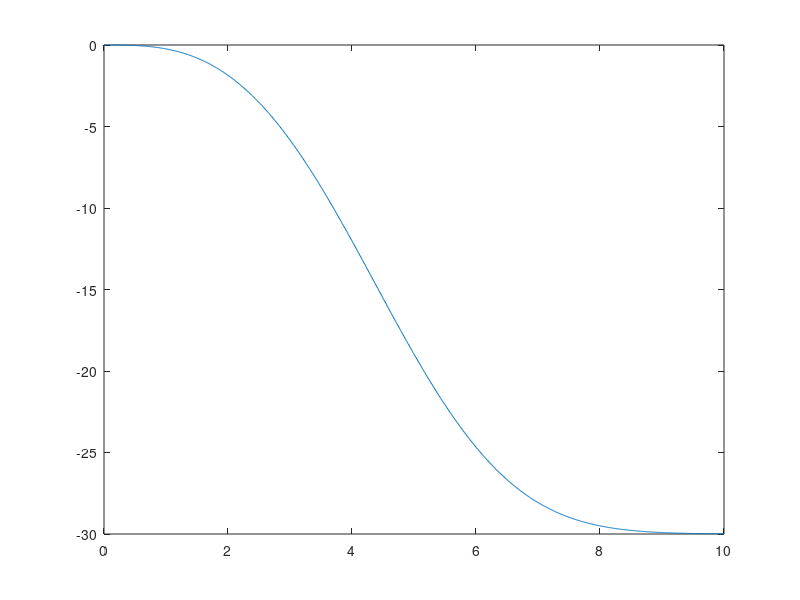

This figure's MATLAB source: (Note: this script raises an error after producing the figure.)
mission = struct();

mission.simTime = 140;
mission.cruise.t = linspace(10, mission.simTime, 1000);
mission.trans.t = linspace(0, 10, 1000);

%% Define transition
mission.trans.maxAlt = 30;
mission.trans.altitude = -mission.trans.maxAlt*(1 - exp((-(mission.trans.t/5).^3))); % positive altitude, which will be converted to negative dynamic z coordinate
mission.cruise.altitude = -mission.trans.maxAlt-80*(1 - exp((-((mission.cruise.t-10)/5).^3)));

plot(mission.trans.t, mission.trans.altitude)

mission.fwdvel = 26; % find required forward velocity

mission.cruise.y = 10*sin(t);
plot(mission.cruise.t, mission.cruise.y)

%% 3D plot
figure()
plot3(mission.trans.t.*mission.fwdvel, zeros(size(mission.trans.t)), -mission.trans.altitude, '--')
hold on
plot3(mission.cruise.t.*mission.fwdvel, mission.cruise.y, -mission.cruise.altitude,'--')
grid on